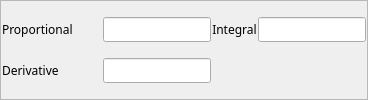
           <widget class="QFrame" name="frame_8">
            <property name="frameShape">
             <enum>QFrame::StyledPanel</enum>
            </property>
            <property name="frameShadow">
             <enum>QFrame::Raised</enum>
            </property>
            <layout class="QVBoxLayout" name="verticalLayout_11" stretch="1,1">
             <property name="spacing">
              <number>1</number>
             </property>
             <property name="margin">
              <number>1</number>
             </property>
             <item>
              <layout class="QHBoxLayout" name="horizontalLayout_9" stretch="1,1,1,1">
               <property name="spacing">
                <number>1</number>
               </property>
               <item>
                <widget class="QLabel" name="label_19">
                 <property name="sizePolicy">
                  <sizepolicy hsizetype="Fixed" vsizetype="Preferred">
                   <horstretch>0</horstretch>
                   <verstretch>0</verstretch>
                  </sizepolicy>
                 </property>
                 <property name="minimumSize">
                  <size>
                   <width>100</width>
                   <height>0</height>
                  </size>
                 </property>
                 <property name="font">
                  <font>
                   <family>Abyssinica SIL</family>
                   <pointsize>9</pointsize>
                  </font>
                 </property>
                 <property name="text">
                  <string>Proportional</string>
                 </property>
                </widget>
               </item>
               <item>
                <widget class="QELineEdit" name="qelineedit_17">
                 <property name="sizePolicy">
                  <sizepolicy hsizetype="Minimum" vsizetype="Fixed">
                   <horstretch>0</horstretch>
                   <verstretch>0</verstretch>
                  </sizepolicy>
                 </property>
                 <property name="minimumSize">
                  <size>
                   <width>0</width>
                   <height>1</height>
                  </size>
                 </property>
                 <property name="font">
                  <font>
                   <family>Abyssinica SIL</family>
                   <pointsize>9</pointsize>
                  </font>
                 </property>
                 <property name="variable" stdset="0">
                  <string>$(DMC)$(M).PCOF</string>
                 </property>
                 <property name="addUnits">
                  <bool>false</bool>
                 </property>
                </widget>
               </item>
               <item>
                <widget class="QLabel" name="label_20">
                 <property name="sizePolicy">
                  <sizepolicy hsizetype="Preferred" vsizetype="Preferred">
                   <horstretch>0</horstretch>
                   <verstretch>0</verstretch>
                  </sizepolicy>
                 </property>
                 <property name="font">
                  <font>
                   <family>Abyssinica SIL</family>
                   <pointsize>9</pointsize>
                  </font>
                 </property>
                 <property name="text">
                  <string>Integral</string>
                 </property>
                 <property name="alignment">
                  <set>Qt::AlignCenter</set>
                 </property>
                </widget>
               </item>
               <item>
                <widget class="QELineEdit" name="qelineedit_18">
                 <property name="sizePolicy">
                  <sizepolicy hsizetype="Minimum" vsizetype="Fixed">
                   <horstretch>0</horstretch>
                   <verstretch>0</verstretch>
                  </sizepolicy>
                 </property>
                 <property name="minimumSize">
                  <size>
                   <width>0</width>
                   <height>1</height>
                  </size>
                 </property>
                 <property name="font">
                  <font>
                   <family>Abyssinica SIL</family>
                   <pointsize>9</pointsize>
                  </font>
                 </property>
                 <property name="variable" stdset="0">
                  <string>$(DMC)$(M).ICOF</string>
                 </property>
                 <property name="addUnits">
                  <bool>false</bool>
                 </property>
                </widget>
               </item>
              </layout>
             </item>
             <item>
              <layout class="QHBoxLayout" name="horizontalLayout_10" stretch="1,1,1,1">
               <property name="spacing">
                <number>1</number>
               </property>
               <item>
                <widget class="QLabel" name="label_21">
                 <property name="sizePolicy">
                  <sizepolicy hsizetype="Fixed" vsizetype="Preferred">
                   <horstretch>0</horstretch>
                   <verstretch>0</verstretch>
                  </sizepolicy>
                 </property>
                 <property name="minimumSize">
                  <size>
                   <width>100</width>
                   <height>0</height>
                  </size>
                 </property>
                 <property name="font">
                  <font>
                   <family>Abyssinica SIL</family>
                   <pointsize>9</pointsize>
                  </font>
                 </property>
                 <property name="text">
                  <string>Derivative</string>
                 </property>
                </widget>
               </item>
               <item>
                <widget class="QELineEdit" name="qelineedit_19">
                 <property name="sizePolicy">
                  <sizepolicy hsizetype="Minimum" vsizetype="Fixed">
                   <horstretch>0</horstretch>
                   <verstretch>0</verstretch>
                  </sizepolicy>
                 </property>
                 <property name="minimumSize">
                  <size>
                   <width>0</width>
                   <height>1</height>
                  </size>
                 </property>
                 <property name="font">
                  <font>
                   <family>Abyssinica SIL</family>
                   <pointsize>9</pointsize>
                  </font>
                 </property>
                 <property name="variable" stdset="0">
                  <string>$(DMC)$(M).DCOF</string>
                 </property>
                 <property name="addUnits">
                  <bool>false</bool>
                 </property>
                </widget>
               </item>
               <item>
                <spacer name="horizontalSpacer_8">
                 <property name="orientation">
                  <enum>Qt::Horizontal</enum>
                 </property>
                 <property name="sizeHint" stdset="0">
                  <size>
                   <width>40</width>
                   <height>5</height>
                  </size>
                 </property>
                </spacer>
               </item>
               <item>
                <spacer name="horizontalSpacer_9">
                 <property name="orientation">
                  <enum>Qt::Horizontal</enum>
                 </property>
                 <property name="sizeHint" stdset="0">
                  <size>
                   <width>40</width>
                   <height>5</height>
                  </size>
                 </property>
                </spacer>
               </item>
              </layout>
             </item>
            </layout>
           </widget>
